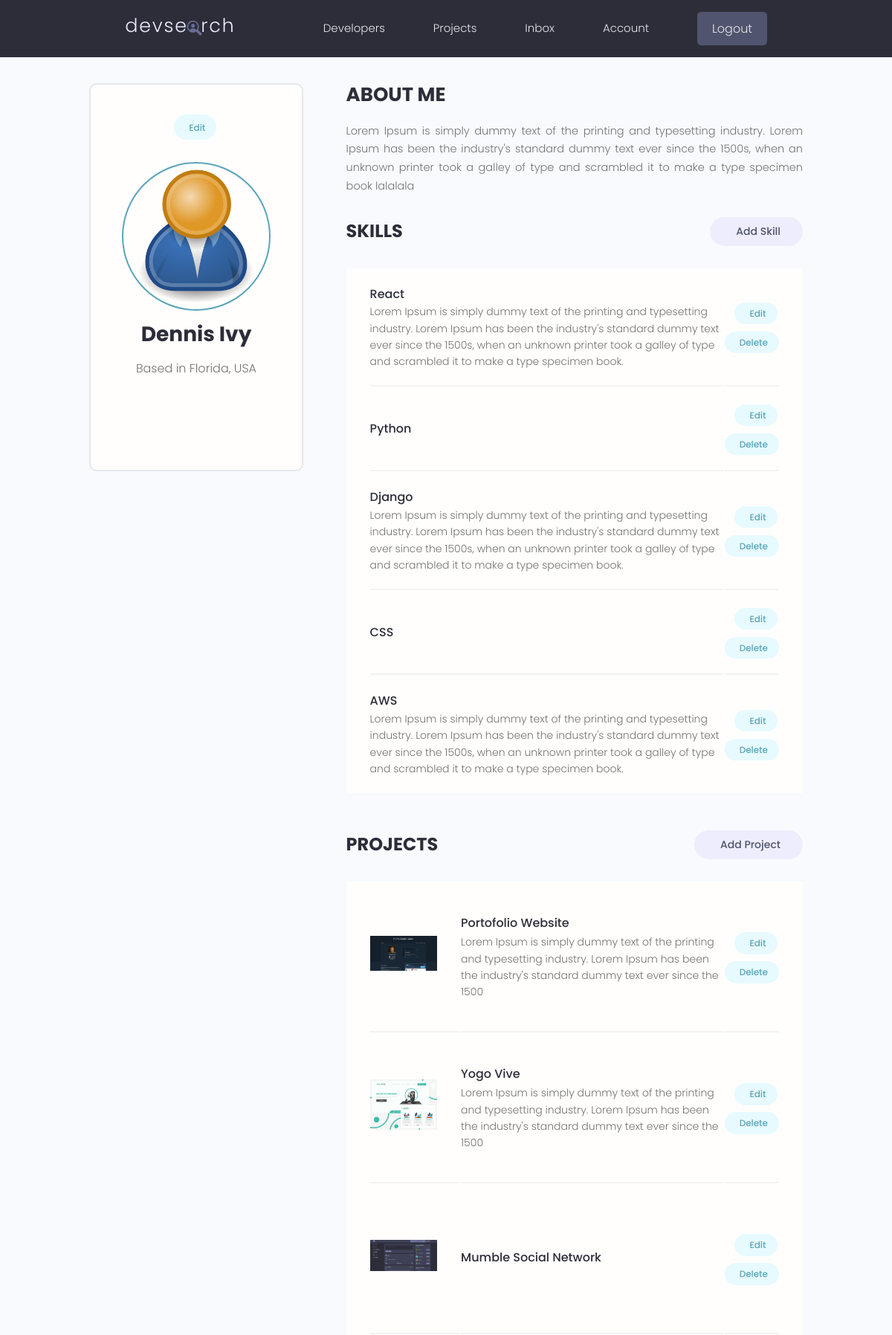
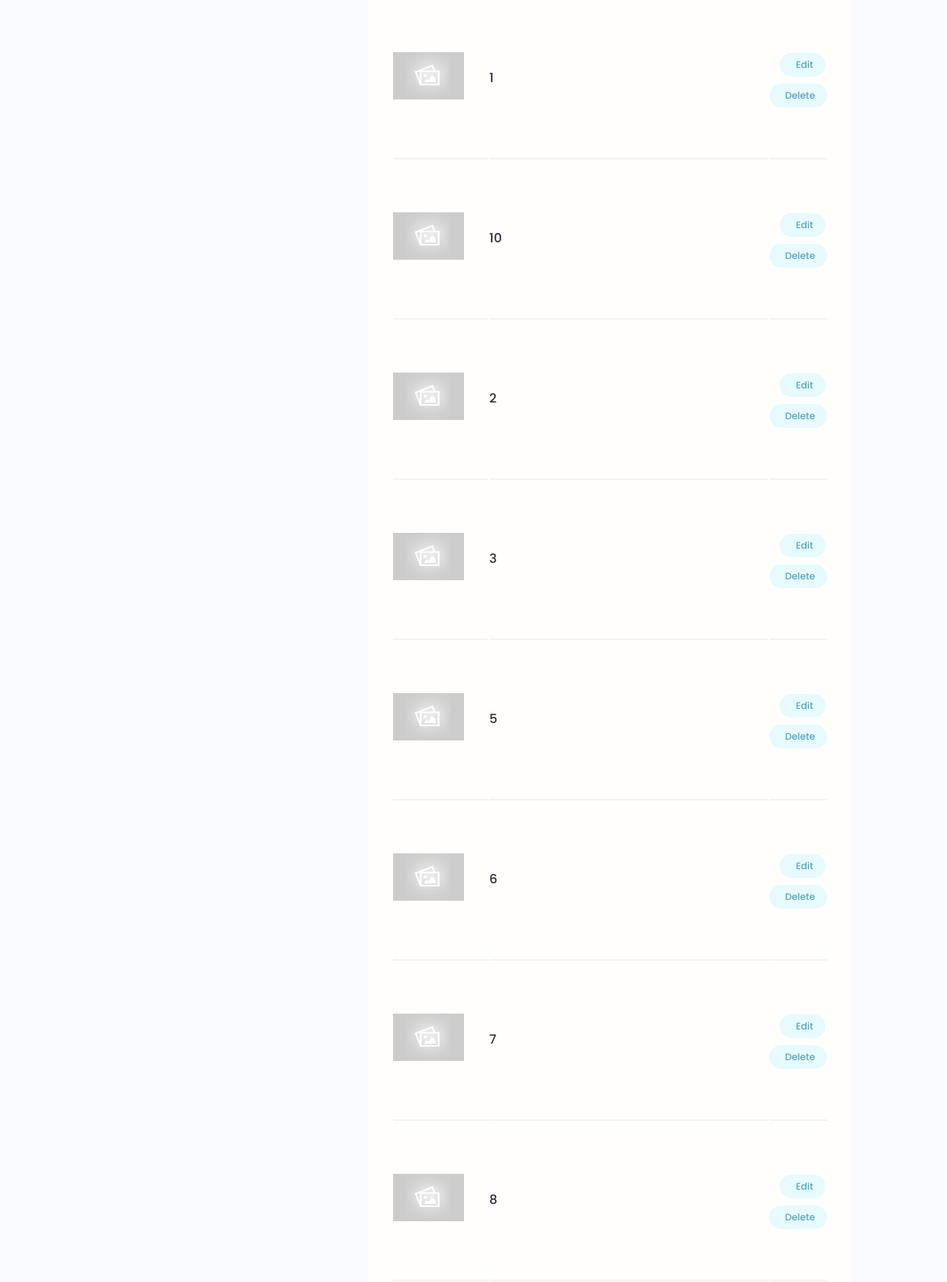
/account/ (signed in, upper part), run on the app's committed database (2 pictures, top to bottom).
### users/models.py (models this page shows, shortened)
class Profile(models.Model):
    user = models.OneToOneField(User, on_delete=models.CASCADE, null=True, blank=True)
    name = models.CharField(max_length=200, blank=True, null=True)
    email = models.EmailField(max_length=500, blank=True, null=True)
    username = models.CharField(max_length=200, blank=True, null=True)
    location = models.CharField(max_length=200, blank=True, null=True)
    short_intro = models.CharField(max_length=200, blank=True, null=True)
    bio = models.TextField(blank=True, null=True)
    profile_image = models.ImageField(blank=True, null=True, upload_to='profiles/', default="profiles/user-default.png")
    social_github = models.CharField(max_length=200, blank=True, null=True)
    social_twitter = models.CharField(max_length=200, blank=True, null=True)
    social_linkedin = models.CharField(max_length=200, blank=True, null=True)
    social_youtube = models.CharField(max_length=200, blank=True, null=True)
    social_website = models.CharField(max_length=200, blank=True, null=True)
    created = models.DateTimeField(auto_now_add=True)
    id = models.UUIDField(default=uuid.uuid4, unique=True, primary_key=True, editable=False)

class Skill(models.Model):
    owner = models.ForeignKey(Profile, on_delete=models.CASCADE, null=True, blank=True)
    name = models.CharField(max_length=200, blank=True, null=True)
    description = models.TextField(null=True, blank=True)
    created = models.DateTimeField(auto_now_add=True)
    id = models.UUIDField(default=uuid.uuid4, unique=True, primary_key=True, editable=False)

### projects/models.py (models this page shows, shortened)
class Project(models.Model):
    owner = models.ForeignKey(Profile, null=True, blank=True, on_delete=models.SET_NULL)
    title = models.CharField(max_length=200)
    description = models.TextField(null=True, blank=True)
    featured_image = models.ImageField(null=True, blank=True, default="default.jpg")
    demo_link = models.CharField(max_length=2000, null=True, blank=True)
    source_link = models.CharField(max_length=2000, null=True, blank=True)
    tags = models.ManyToManyField('Tag', blank=True)
    vote_total = models.IntegerField(default=0, null=True, blank=True)
    vote_ratio = models.IntegerField(default=0, null=True, blank=True)
    created = models.DateTimeField(auto_now_add=True)
    id = models.UUIDField(default=uuid.uuid4, unique=True, primary_key=True, editable=False)
    class Meta:
        ordering = ['-vote_ratio', '-vote_total', 'title']

### users/views.py (the view)
# urls.py: path('account/', views.userAccount, name="account"),
@login_required(login_url='login')
def userAccount(request):
    profile = request.user.profile
    skills = profile.skill_set.all()
    projects = profile.project_set.all()
    context = { 'profile': profile, 'skills': skills, 'projects': projects }
    return render(request, 'users/account.html', context)

### users/templates/users/account.html (shortened to what this page needs)
{% extends 'main.html' %}
{% block content %}
<main class="settingsPage profile my-md">
    <div class="container">
        <div class="layout">
        <div class="column column--1of3">
            <div class="card text-center">
            <div class="card__body dev">
                <a class="tag tag--pill tag--main settings__btn" href="{% url 'edit-account' %}"> Edit</a>
                <img class="avatar avatar--xl dev__avatar" src="{{profile.profile_image.url}}" />
                <h2 class="dev__name">{{profile.name}}</h2>
                <p class="dev__location">Based in {{profile.location}}</p>
                <ul class="dev__social">
                </ul>
            </div>
            </div>
        </div>
        <div class="column column--2of3">
            <div class="devInfo">
            <h3 class="devInfo__title">About Me</h3>
            <p class="devInfo__about">{{profile.bio}}</p>
            </div>
            <div class="settings">
            <h3 class="settings__title">Skills</h3>
            <a class="tag tag--pill tag--sub settings__btn tag--lg" href="{% url 'create-skill' %}"> Add Skill</a>
            </div>
            <table class="settings__table">
            {% for skill in skills %}
            <tr>
                <td class="settings__tableInfo">
                <h4>{{skill.name}}</h4>
                <p>{{skill.description}}</p>
                </td>
                <td class="settings__tableActions">
                <a class="tag tag--pill tag--main settings__btn" href="{% url 'update-skill' skill.id %}"> Edit</a>
                <a class="tag tag--pill tag--main settings__btn" href="{% url 'delete-skill' skill.id %}?next=/account">
                    Delete</a>
                </td>
            </tr>
            {% endfor %}
            </table>
            <div class="settings">
            <h3 class="settings__title">Projects</h3>
            <a class="tag tag--pill tag--sub settings__btn tag--lg" href="{% url 'create-project' %}"> Add Project</a>
            </div>
            <table class="settings__table">
            {% for project in projects %}
            <tr>
                <td class="settings__thumbnail">
                <a href="{% url 'project' project.id %}"><img src="{{project.featured_image.url}}" alt="Project Thumbnail" /></a>
                </td>
                <td class="settings__tableInfo">
                <a href="{% url 'project' project.id %}">{{project.title}}</a>
                <p>{{project.description|slice:"150"}}</p>
                </td>
                <td class="settings__tableActions">
                <a class="tag tag--pill tag--main settings__btn" href="{% url 'update-project' project.id %}"> Edit</a>
                <a class="tag tag--pill tag--main settings__btn" href="{% url 'delete-project' project.id %}?next=/account">
                    Delete</a>
                </td>
            </tr>
            {% endfor %}
            </table>
        </div>
        </div>
    </div>
</main>
{% endblock content %}

### static/styles/app.css (style rules this page uses)
:root { --color-sub: #2d2d39; }
.card { border: 2px solid var(--color-light); }
img { width: 100%; }
.profile .card > .dev { padding: 4rem; }
.dev__avatar { display: block; margin: auto; }
.dev__name { color: var(--color-sub); font-size: 2.8rem; font-weight: 700; margin-top: 1rem; margin-bottom: 0.5rem; }
.dev__location { margin-top: 1rem; }
.dev__social { margin: 3rem 0; list-style: none; display: flex; justify-content: center; gap: 1.5rem; }
.devInfo { margin-bottom: 3rem; }
.devInfo__title, .devInfo__subtitle { font-size: 2.6rem; color: var(--color-sub); text-transform: uppercase; font-weight: 700; margin-bottom: 1.5rem; }
.devInfo__about, .devSkill__info { font-size: 1.45rem; line-height: 1.7; text-align: justify; }
.settingsPage .dev > .settings__btn { display: inline-block; margin-bottom: 3rem; }
.settings { display: flex; justify-content: space-between; align-items: center; }
.settings__title { font-size: 2.4rem; text-transform: uppercase; font-weight: 700; color: var(--color-sub); }
.settings__table { margin-top: 3rem; margin-bottom: 5rem; padding: 0 3rem; background: var(--color-white); }
.settings__table tr { width: 100%; }
.settings__table tr > td { padding: 2rem 0; }
.settings__table tr:not(:last-child) td { border-bottom: 2px solid var(--color-white-light); }
.settings__thumbnail { width: 23%; min-width: 10rem; }
.settings__thumbnail img { padding-right: 3rem; height: 15rem; object-fit: contain; }
.settings__tableInfo { width: 100%; }
.settings__tableInfo h4, .settings__tableInfo a { padding-right: 1rem; width: auto; font-size: 1.6rem; font-weight: 500; color: var(--color-sub); }
.settings__tableInfo p { font-size: 1.4rem; }
.settings__tableActions { text-align: right; }

### static/uikit/styles/modules/_variables.css (style rules this page uses)
:root { --color-main: #5aa5b9; --color-main-light: #e6faff; --color-sub: #3f4156; --color-sub-light: #51546e; --color-sub-lighter: #ededfd; --color-text: #737373; --color-gray: #8b8b8b; --color-light: #e5e7eb; --color-light-gray: #767676; --color-bg: #f8fafd; --color-white: #fffefd; --color-white-light: #f3f3f3; --color-success: #359e64; --color-success-bg: #def8e8; --color-error: #fc4b0b; --color-error-bg: #fff2ee; --font-base: 'Poppins', arial, helvetica, 'Segoe UI', roboto, ubuntu, sans-serif; --font-monospace: 'Fira Code', 'Courier New', courier, monospace; --font-regular: 300; --font-medium: 500; --font-bold: 700; --generic-shadow: 1px 1px 5px #00000010; --generic-transition: all 0.3s ease-in-out; }

### static/uikit/styles/modules/_base.css (style rules this page uses)
* { margin: 0; padding: 0; box-sizing: border-box; text-rendering: optimizeLegibility; color: inherit; font-size: inherit; }
html { font-size: 50%; }
@media only screen and (min-width: 480px) { html { font-size: 56.25%; } }
@media only screen and (min-width: 1200px) { html { font-size: 62.5%; } }
body { line-height: 1.6; font-weight: 400; font-size: 1.5rem; color: var(--color-text); background-color: var(--color-bg); min-height: 100vh; }

### static/uikit/styles/modules/_typography.css (style rules this page uses)
* { font-family: var(--font-base); }
h2 { font-size: 3.6rem; font-weight: var(--font-bold); }
h3 { font-size: 3.2rem; font-weight: var(--font-medium); }
h4 { font-size: 2.8rem; font-weight: var(--font-medium); }
p, span, strong { font-size: 1.6rem; color: var(--color-text); font-weight: var(--font-regular); }
a { padding-bottom: 2px; text-decoration: none; display: inline-block; color: var(--color-main); font-weight: var(--font-medium); }

### static/uikit/styles/modules/_utilities.css (style rules this page uses)
.container { width: 92%; max-width: 165rem; margin: 0 auto; box-sizing: border-box; }
@media screen and (min-width: 1000px) { .container { width: 90%; } }
@media screen and (min-width: 1200px) { .container { width: 80%; } }
.text-center { text-align: center; }
.my-md { margin: 3rem auto; }

### static/uikit/styles/modules/_avatar.css (style rules this page uses)
.avatar { border-radius: 50%; border: 2px solid var(--color-main); object-fit: cover; }
.avatar--xl { height: 20rem; width: 20rem; }

### static/uikit/styles/modules/_card.css (style rules this page uses)
.card { border-radius: 1rem; background-color: var(--color-white); border: 1.5px solid var(--color-light); width: auto; height: auto; margin-top: 0.5rem; margin-bottom: 0.5rem; overflow: hidden; }
.card__body, .card__header { padding: 2rem 2.5rem; }

### static/uikit/styles/modules/_layout.css (style rules this page uses)
.layout { display: flex; flex-flow: row wrap; justify-content: space-between; }
.layout > .column { margin-bottom: 3rem; }
.layout > .column.column--1of3 { flex-basis: 30%; }
.layout > .column.column--2of3 { flex-basis: 64%; }

### data on the page
Profile: profile_image (placeholder picture), name "Dennis Ivy", location "Florida, USA", bio "Lorem Ipsum is simply dummy text of the printing and typesetting industry. Lorem Ipsum has been the industry's standard dummy text ever since the 1500s, when an unknown printer took a galley of type and scrambled it to make a type specimen book lalalala"
Skill: name "React", description "Lorem Ipsum is simply dummy text of the printing and typesetting industry. Lorem Ipsum has been the industry's standard dummy text ever since the 1500s, when an unknown printer took a galley of type and scrambled it to make a type specimen book."
Skill: name "Python"
Skill: name "Django", description "Lorem Ipsum is simply dummy text of the printing and typesetting industry. Lorem Ipsum has been the industry's standard dummy text ever since the 1500s, when an unknown printer took a galley of type and scrambled it to make a type specimen book."
Skill: name "CSS"
Skill: name "AWS", description "Lorem Ipsum is simply dummy text of the printing and typesetting industry. Lorem Ipsum has been the industry's standard dummy text ever since the 1500s, when an unknown printer took a galley of type and scrambled it to make a type specimen book."
Project: featured_image (picture), title "Portofolio Website", description "Lorem Ipsum is simply dummy text of the printing and typesetting industry. Lorem Ipsum has been the industry's standard dummy text ever since the 1500"
Project: featured_image (picture), title "Yogo Vive", description "Lorem Ipsum is simply dummy text of the printing and typesetting industry. Lorem Ipsum has been the industry's standard dummy text ever since the 1500"
Project: featured_image (picture), title "Mumble Social Network"
Project: featured_image (placeholder picture), title "1"
Project: featured_image (placeholder picture), title "10"
Project: featured_image (placeholder picture), title "2"
Project: featured_image (placeholder picture), title "3"
Project: featured_image (placeholder picture), title "5"
Project: featured_image (placeholder picture), title "6"
Project: featured_image (placeholder picture), title "7"
Project: featured_image (placeholder picture), title "8"
